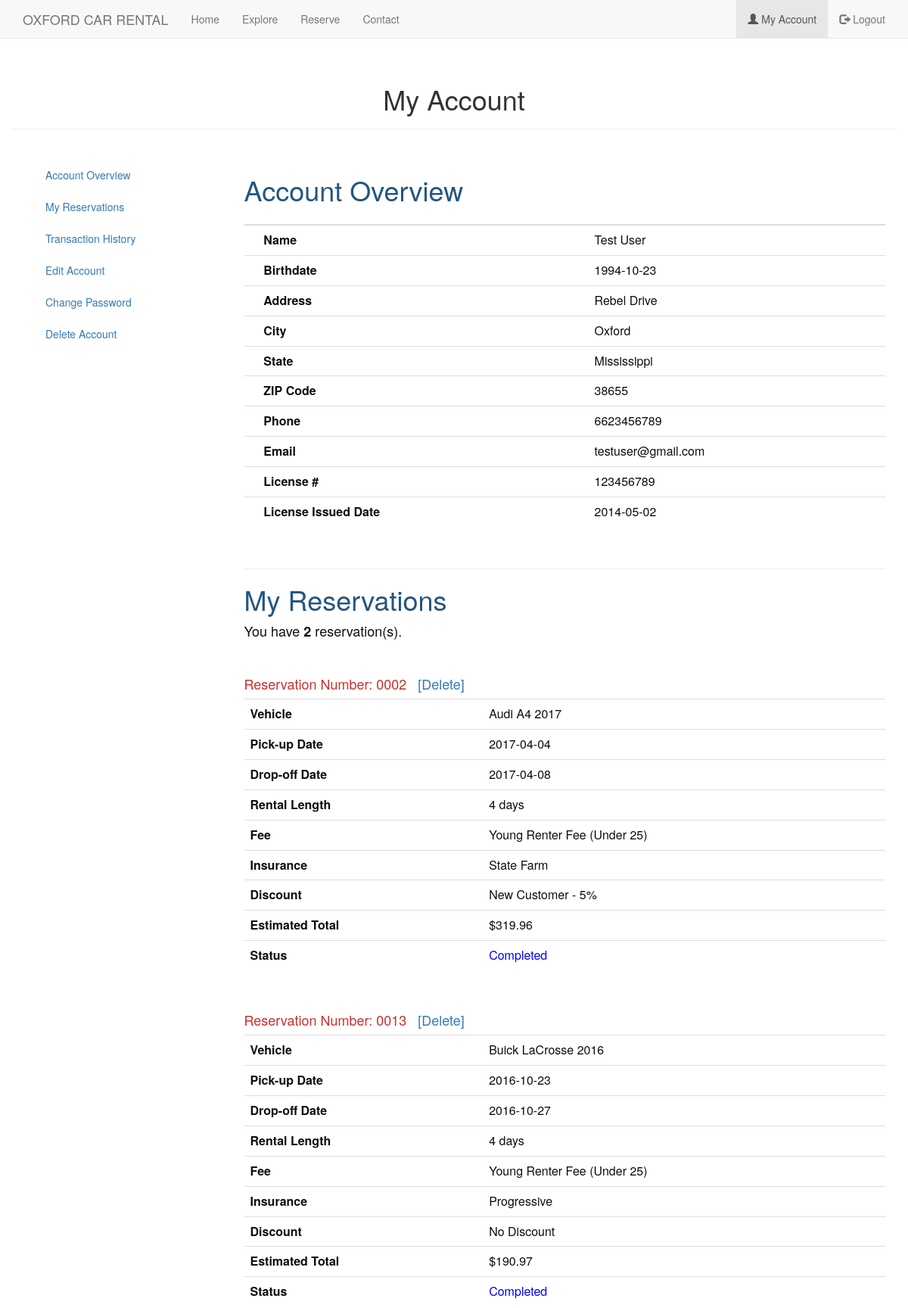
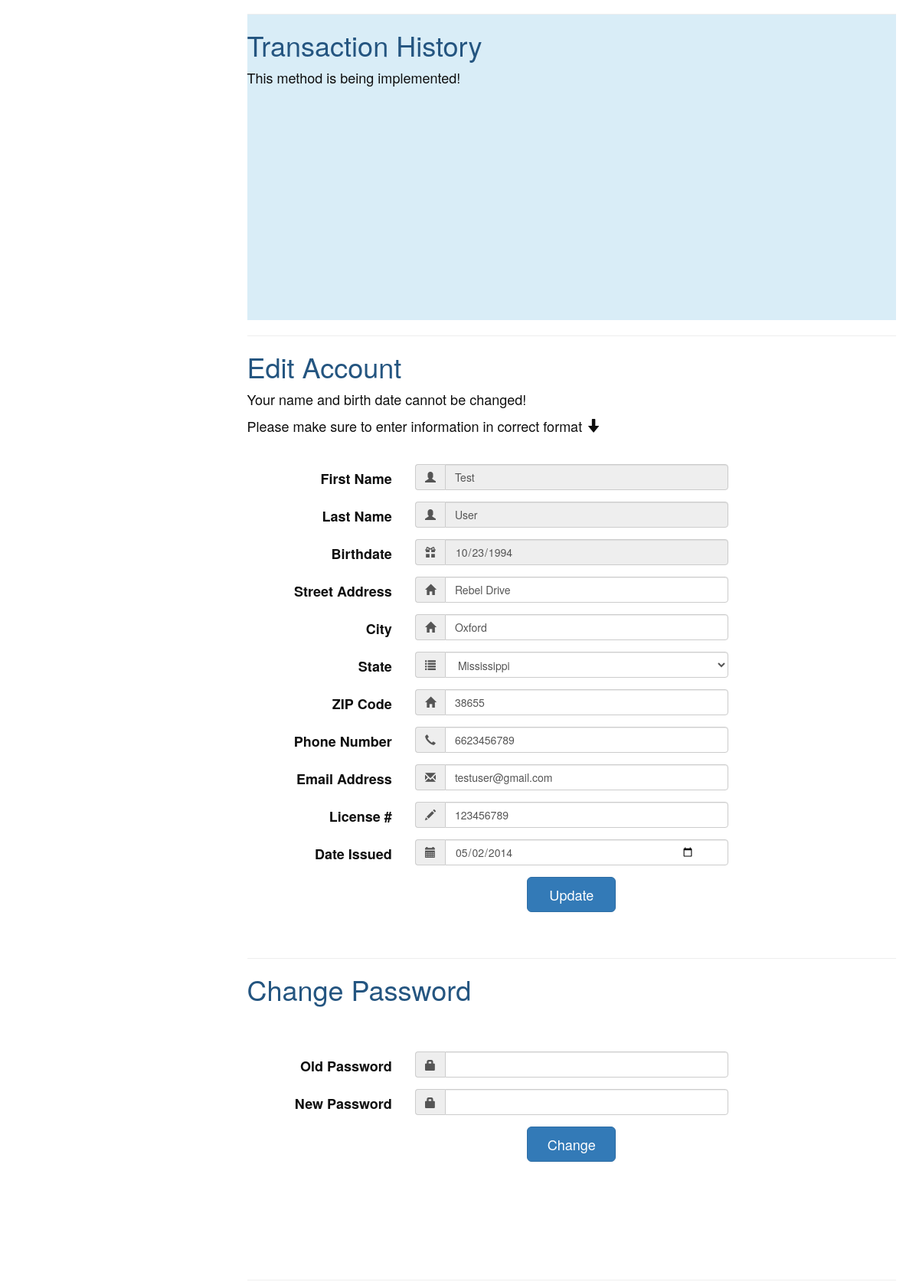
The app's page /account.php (signed in, upper part) with its own data (2 pictures, top to bottom).
### tables this page shows
CREATE TABLE Customer (
    custID char(7) NOT NULL,
    fname varchar(20) NOT NULL,
    lname varchar(20) NOT NULL,
    street varchar(50) NOT NULL,
    city varchar(10) NOT NULL,
    state varchar(20) NOT NULL,
    zip int NOT NULL,
    phone char(10) NOT NULL,
    email varchar(30) NOT NULL,
    hashed_pw varchar(60) NOT NULL,
    DOB date NOT NULL,
    license_number varchar(20) NOT NULL,
    license_issue_date date NOT NULL,
    PRIMARY KEY (custID)
);

CREATE TABLE Reservation (
    resID char(7) NOT NULL,
    pickup_date date NOT NULL,
    dropoff_date date NOT NULL,
    rentalLength int NOT NULL,
    feeID char(5),  
    code char(5) NOT NULL,  
    estimate_total decimal(10,2) NOT NULL,  
    VIN char(17) NOT NULL,
    statusID char(5) NOT NULL,
    custID char(7) NOT NULL,
    insuranceID char(7) NOT NULL,
    PRIMARY KEY (resID)
);

CREATE TABLE Vehicles (
    VIN char(17) NOT NULL,
    make varchar(20) NOT NULL,
    model varchar(20) NOT NULL,
    year int NOT NULL,
    license_plate varchar(10) NOT NULL,
    typeID char(5),
    statusID char(5) NOT NULL,
    PRIMARY KEY (VIN)
);

CREATE TABLE Fee (
    feeID char(5) NOT NULL,
    amount decimal(4,2) NOT NULL,
    fee_description char(50) NOT NULL,
    PRIMARY KEY (feeID)
);

CREATE TABLE Insurance (
    insuranceID char(7) NOT NULL,
    name char(50) NOT NULL,
    daily_cost decimal(4,2) NOT NULL,
    PRIMARY KEY (insuranceID)
);

CREATE TABLE Discount (
    code char(5) NOT NULL,
    percentage decimal(3,2),
    discount_description varchar(255),
    PRIMARY KEY (code)
);

CREATE TABLE Status (
    statusID char(5) NOT NULL,
    status_description varchar(50) NOT NULL,
    PRIMARY KEY (statusID)
);

### account.php (the view, shortened to what the rows shown need)
<?php
    require_once ('included_functions.php');
    $mysqli = db_connection();
    $ID = $_SESSION['userID'];
    $query = "SELECT * FROM Customer ";
    $query .= "WHERE custID = '".$ID."' LIMIT 1";
    $result = $mysqli->query($query);
    $row = $result->fetch_assoc();
?>
<!DOCTYPE html>
<html lang="en">
<head>
    <link rel="stylesheet" href="css/bootstrap.min.css">
    <link href="dist/css/bootstrapValidator.min.css" rel="stylesheet">
</head>
<body data-spy="scroll" data-target="#myScrollspy" data-offset="15">
<div class="container-fluid">
    <div class="page-header">
        <h1><div class="text-center">My Account</div></h1>
    </div>
    <br/>
</div>
<div class="container">
    <div class="row">
        <div class="col-lg-9">
            <div id="section1">
                <h1 style="color: #245580">Account Overview</h1>
                <table class="table table-hover">
                    <thead>
                    <tr>
                        <th></th>
                        <th></th>
                    </tr>
                    </thead>
                    <tbody>
                <?php
                    echo "<tr><td>&nbsp;&nbsp;&nbsp;&nbsp;<strong>Name</strong></td><td>".$row['fname']." ".$row['lname']."</td></tr>";
                    echo "<tr><td>&nbsp;&nbsp;&nbsp;&nbsp;<strong>Birthdate</strong></td><td>".$row['DOB']."</td></tr>";
                    echo "<tr><td>&nbsp;&nbsp;&nbsp;&nbsp;<strong>Address</strong></td><td>".$row['street']."</td></tr>";
                    echo "<tr><td>&nbsp;&nbsp;&nbsp;&nbsp;<strong>City</strong></td><td>".$row['city']."</td></tr>";
                    echo "<tr><td>&nbsp;&nbsp;&nbsp;&nbsp;<strong>State</strong></td><td>".$row['state']."</td></tr>";
                    echo "<tr><td>&nbsp;&nbsp;&nbsp;&nbsp;<strong>ZIP Code</strong></td><td>".$row['zip']."</td></tr>";
                    echo "<tr><td>&nbsp;&nbsp;&nbsp;&nbsp;<strong>Phone</strong></td><td>".$row['phone']."</td></tr>";
                    echo "<tr><td>&nbsp;&nbsp;&nbsp;&nbsp;<strong>Email</strong></td><td>".$row['email']."</td></tr>";
                    echo "<tr><td>&nbsp;&nbsp;&nbsp;&nbsp;<strong>License #</strong></td><td>".$row['license_number']."</td></tr>";
                    echo "<tr><td>&nbsp;&nbsp;&nbsp;&nbsp;<strong>License Issued Date</strong></td><td>".$row['license_issue_date']."</td></tr>";
                ?>
                    </tbody>
                </table>
            </div>
            <div id="section2">
                <hr>
                <h1 style="color: #245580"> My Reservations</h1>
                <?php
                    $reservationQuery = "SELECT * FROM Customer ";
                    $reservationQuery .= "NATURAL JOIN Reservation ";
                    $reservationQuery .= "JOIN Vehicles ON Reservation.VIN = Vehicles.VIN ";
                    $reservationQuery .= "JOIN Status ON Reservation.statusID = Status.statusID ";
                    $reservationQuery .= "JOIN Insurance ON Reservation.insuranceID = Insurance.insuranceID ";
                    $reservationQuery .= "JOIN Fee ON Reservation.feeID = Fee.feeID ";
                    $reservationQuery .= "JOIN Discount ON Reservation.code = Discount.code ";
                    $reservationQuery .= "WHERE custID = '".$ID."' ORDER BY pickup_date DESC";
                    $result = $mysqli->query($reservationQuery);
                    if($result && $result->num_rows>0){
                        echo "<p>You have <strong>".$result->num_rows."</strong> reservation(s).</p>";
                        while($row = $result->fetch_assoc()){
                            echo "<br>";
                            echo "<h4 style='color: #c9302c'>Reservation Number: ".substr($row['resID'],3,4)."&nbsp;&nbsp;&nbsp;<a href='modifyReservation.php?id=".urldecode($row['resID'])."'>[Delete]</a>&nbsp;&nbsp;&nbsp;";
                            if($row['status_description']=='Reserved'){
                                echo "<a href='modifyReservation.php?cancelid=".urldecode($row['resID'])."'>[Cancel]</a></h4>";
                            }
                            else{
                                echo "</h4>";
                            }
                            echo "<table class='table table-hover'>";
                            echo "<tbody>";
                            echo "<tr><td><strong>Vehicle</strong></td><td>".$row['make']." ".$row['model']." ".$row['year']."</td></tr>";
                            echo "<tr><td><strong>Pick-up Date</strong></td><td>".$row['pickup_date']."</td></tr>";
                            echo "<tr><td><strong>Drop-off Date</strong></td><td>".$row['dropoff_date']."</td></tr>";
                            echo "<tr><td><strong>Rental Length</strong></td><td>".$row['rentalLength']." days</td></tr>";
                            echo "<tr><td><strong>Fee</strong></td><td>".$row['fee_description']."</td></tr>";
                            echo "<tr><td><strong>Insurance</strong></td><td>".$row['name']."</td></tr>";
                            echo "<tr><td><strong>Discount</strong></td><td>".$row['discount_description']."</td></tr>";
                            echo "<tr><td><strong>Estimated Total</strong></td><td>$".$row['estimate_total']."</td></tr>";
                            if($row['status_description'] == 'Reserved'){
                                echo "<tr><td><strong>Status</strong></td><td style='color: #5cb85c'>".$row['status_description']."</td></tr>";
                            }
                            elseif($row['status_description'] == 'Cancelled'){
                                echo "<tr><td><strong>Status</strong></td><td style='color: red'>".$row['status_description']."</td></tr>";
                            }
                            else{
                                echo "<tr><td><strong>Status</strong></td><td style='color: blue'>".$row['status_description']."</td></tr>";
                            }
                            echo "</tbody>";
                            echo "</table>";
                        }
                    }
                    else{
                        echo "<p>You have <strong>".$result->num_rows."</strong> reservation(s).</p>";
                    }
                ?>
            </div>
            <div id="section3">
                <h1 style="color: #245580"> Transaction History</h1>
            </div>
            <div id="section4">
                <h1 style="color: #245580"> Edit Account</h1>
                <br>
                <?php
                    $result = $mysqli->query($query);
                    $row = $result->fetch_assoc();
                ?>
                <form action="account.php" method="post" id="edit-form" class="form-horizontal">
                    <fieldset>
                        <div class="form-group">
                            <div class="col-lg-6 inputGroupContainer">
                                <div class="input-group">
                                    <span class="input-group-addon"><i class="glyphicon glyphicon-user"></i></span>
                                    <?php
                                        echo "<input  name='fname' class='form-control'  type='text' value = '".$row['fname']."' readonly>";
                                    ?>
                                </div>
                            </div>
                        </div>
                        <div class="form-group">
                            <div class="col-lg-6 inputGroupContainer">
                                <div class="input-group">
                                    <span class="input-group-addon"><i class="glyphicon glyphicon-user"></i></span>
                                    <?php
                                        echo "<input  name='lname' class='form-control'  type='text' value = '".$row['lname']."' readonly>";
                                    ?>
                                </div>
                            </div>
                        </div>
                        <div class="form-group">
                            <div class="col-lg-6 inputGroupContainer">
                                <div class="input-group">
                                    <span class="input-group-addon"><i class="glyphicon glyphicon-gift"></i></span>
                                    <?php
                                        echo "<input  name='dob' class='form-control'  type='date' value = '".$row['DOB']."' readonly>";
                                    ?>
                                </div>
                            </div>
                        </div>
                        <div class="form-group">
                            <div class="col-lg-6 inputGroupContainer">
                                <div class="input-group">
                                    <span class="input-group-addon"><i class="glyphicon glyphicon-home"></i></span>
                                    <?php
                                        echo "<input  name='street' class='form-control'  type='text' value = '".$row['street']."'>";
                                    ?>
                                </div>
                            </div>
                        </div>
                        <div class="form-group">
                            <div class="col-lg-6 inputGroupContainer">
                                <div class="input-group">
                                    <span class="input-group-addon"><i class="glyphicon glyphicon-home"></i></span>
                                    <?php
                                        echo "<input  name='city' class='form-control'  type='text' value = '".$row['city']."'>";
                                    ?>
                                </div>
                            </div>
                        </div>
                        <div class="form-group">
                            <div class="col-lg-6 inputGroupContainer">
                                <div class="input-group">
                                    <span class="input-group-addon"><i class="glyphicon glyphicon-list"></i></span>
                                    <select name="state" class="form-control selectpicker">
                                        <?php
                                            foreach ($states as $item){
                                                if($item == $row['state']){
                                                    echo "<option selected>".$item."</option>";
                                                }
                                                else{
                                                    echo "<option>".$item."</option>";
                                                }
                                            }
                                        ?>
                                    </select>
                                </div>
                            </div>
                        </div>
                        <div class="form-group">
                            <div class="col-lg-6 inputGroupContainer">
                                <div class="input-group">
                                    <span class="input-group-addon"><i class="glyphicon glyphicon-home"></i></span>
                                    <?php
                                        echo "<input  name='zip' class='form-control'  type='text' value = '".$row['zip']."'>";
                                    ?>
                                </div>
                            </div>
                        </div>
                        <div class="form-group">
                            <div class="col-lg-6 inputGroupContainer">
                                <div class="input-group">
                                    <span class="input-group-addon"><i class="glyphicon glyphicon-earphone"></i></span>
                                    <?php
                                        echo "<input  name='phone' class='form-control'  type='text' value = '".$row['phone']."'>";
                                    ?>
                                </div>
                            </div>
                        </div>
                        <div class="form-group">
                            <div class="col-lg-6 inputGroupContainer">
                                <div class="input-group">
                                    <span class="input-group-addon"><i class="glyphicon glyphicon-envelope"></i></span>
                                    <?php
                                        echo "<input  name='email' class='form-control'  type='email' value = '".$row['email']."'>";
                                    ?>
                                </div>
                            </div>
                        </div>
                        <div class="form-group">
                            <div class="col-lg-6 inputGroupContainer">
                                <div class="input-group">
                                    <span class="input-group-addon"><i class="glyphicon glyphicon-pencil"></i></span>
                                    <?php
                                        echo "<input  name='license' class='form-control'  type='text' value = '".$row['license_number']."'>";
                                    ?>
                                </div>
                            </div>
                        </div>
                        <div class="form-group">
                            <div class="col-lg-6 inputGroupContainer">
                                <div class="input-group">
                                    <span class="input-group-addon"><i class="glyphicon glyphicon-calendar"></i></span>
                                    <?php
                                        echo "<input  name='license_date' class='form-control'  type='date' value = '".$row['license_issue_date']."'>";
                                    ?>
                                </div>
                            </div>
                        </div>
                    </fieldset>
                </form>
                <br>
            </div>
            <div id="section5">
                <h1 style="color: #245580"> Change Password</h1>
                <br><br>
            </div>
        </div>
    </div>
</div>
</body>
</html>

### records on screen
customer: fname "Test", lname "User", DOB "1994-10-23", street "Rebel Drive", city "Oxford", state "Mississippi", zip "38655", phone "6623456789", email "testuser@gmail.com", license_number "123456789", license_issue_date "2014-05-02", dob "10/23/1994", license "123456789", license_date "05/02/2014"
reservation: resID "0002", VIN.make "Audi", VIN.model "A4", VIN.year "2017", pickup_date "2017-04-04", dropoff_date "2017-04-08", rentalLength "4", feeID.fee_description "Young Renter Fee (Under 25)", insuranceID.name "State Farm", code.discount_description "New Customer - 5%", estimate_total "319.96", statusID.status_description "Completed"
reservation: resID "0013", VIN.make "Buick", VIN.model "LaCrosse", VIN.year "2016", pickup_date "2016-10-23", dropoff_date "2016-10-27", rentalLength "4", feeID.fee_description "Young Renter Fee (Under 25)", insuranceID.name "Progressive", code.discount_description "No Discount", estimate_total "190.97", statusID.status_description "Completed"

### other values on screen
$result->num_rows "2"
